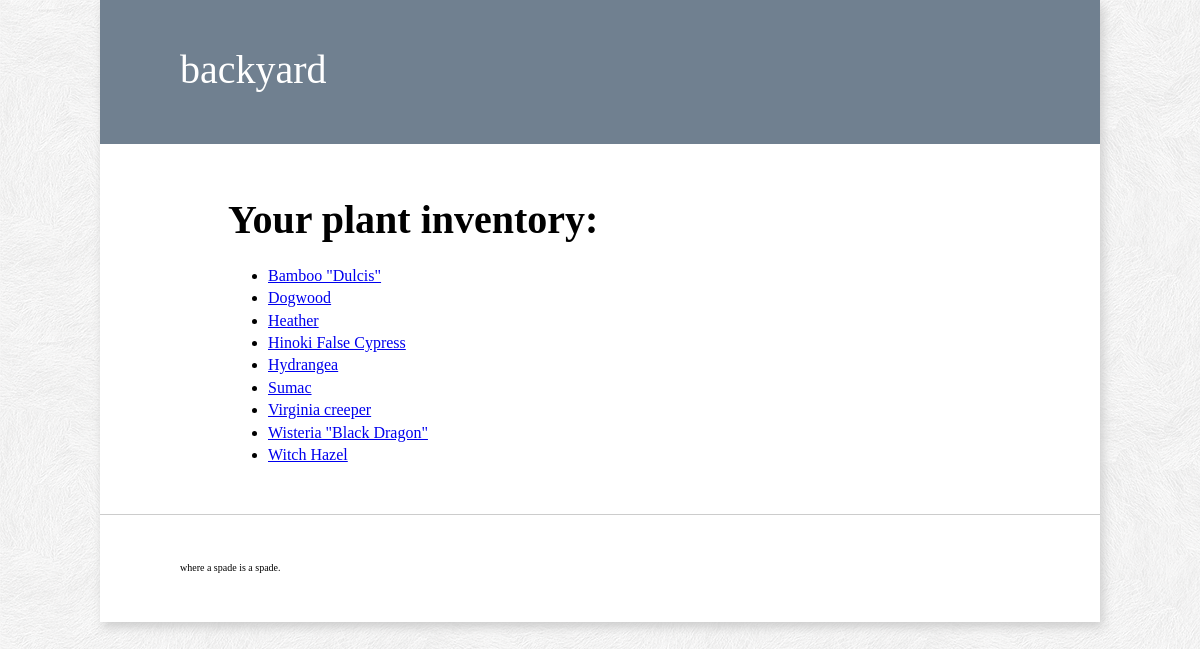
/plants/, run on an earlier commit of the app's database.
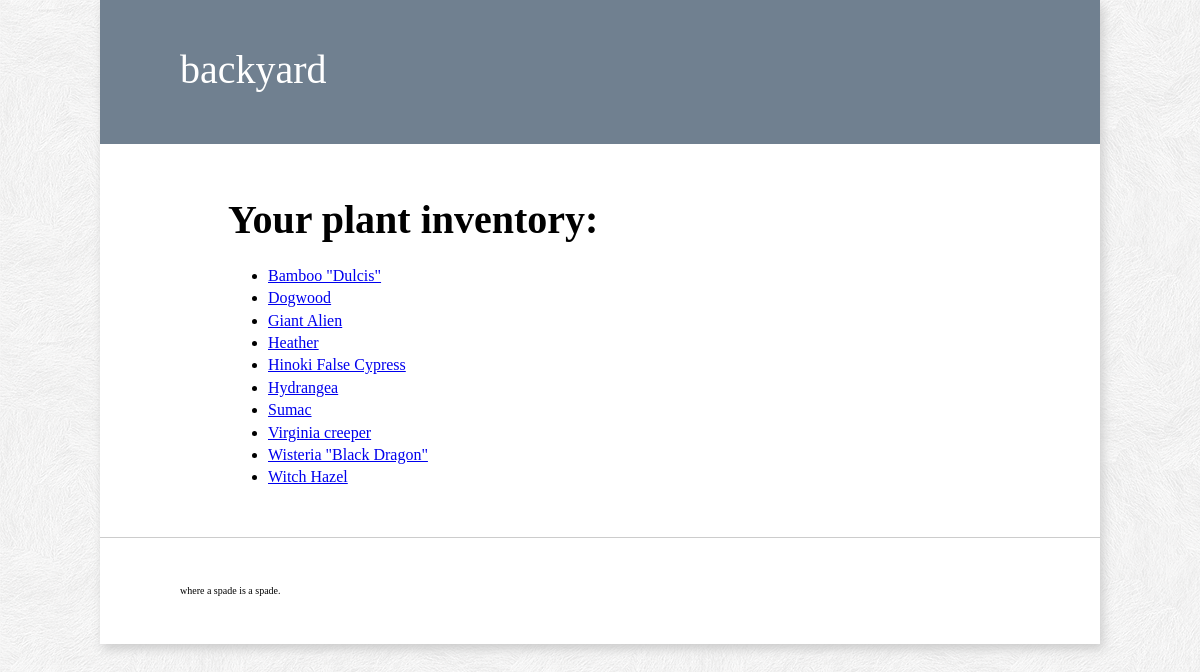
And on a later commit of the database.
### plant/models.py (models this page shows, shortened)
class Plant(models.Model):
    common_name = models.CharField(max_length=50)
    genus = models.CharField(max_length=50)
    species = models.CharField(max_length=50)
    zone = models.IntegerField()
    featureColor = models.CharField(max_length=20)
    nativeRegion = models.CharField(max_length=50)
    thingy = models.CharField(max_length=50, blank="True")
    plantDescription = models.TextField()
    plantType = models.CharField(max_length=20)
    SPRING = 'Spring'
    SUMMER = 'Summer'
    FALL = 'Fall'
    WINTER = 'Winter'
    BLOOM_TIME_CHOICES = (
        (SPRING, 'Spring'),
        (SUMMER, 'Summer'),
        (FALL, 'Fall'),
        (WINTER, 'Winter'),
    )
    bloom_time = models.CharField(max_length=15,
        choices=BLOOM_TIME_CHOICES,
        default=SPRING
    )
    FULL_SUN = 'Full Sun'
    PART_SUN = 'Part Sun'
    SHADE = 'Shade'
    SUN_NEEDS_CHOICES = (
        (FULL_SUN, 'Full Sun'),
        (PART_SUN, 'Part Sun'),
        (SHADE, 'Shade'),
    )
    sun_needs = models.CharField(max_length=15,
        choices=SUN_NEEDS_CHOICES,
        default = FULL_SUN
    )

### plant/views.py (the view)
def index(request):
    entire_plant_list = Plant.objects.order_by('common_name')
    context = {
        'entire_plant_list': entire_plant_list,
    }
    return render(request, 'plant/index.html', context)

### plant/templates/plant/index.html
{% extends 'base.html' %}
{% block content %}
<h1>Your plant inventory:</h1>
{% if entire_plant_list %}
    <ul>
    {% for plant in entire_plant_list %}
        <li><a href="/plants/{{ plant.id }}/">{{ plant.common_name }}</a></li>
    {% endfor %}
    </ul>
{% else %}
    <p>No plants are available at this time.</p>
{% endif %}
{% endblock %}

What changed in the data, as far as the page shows it:
added Plant: common_name "Giant Alien"
